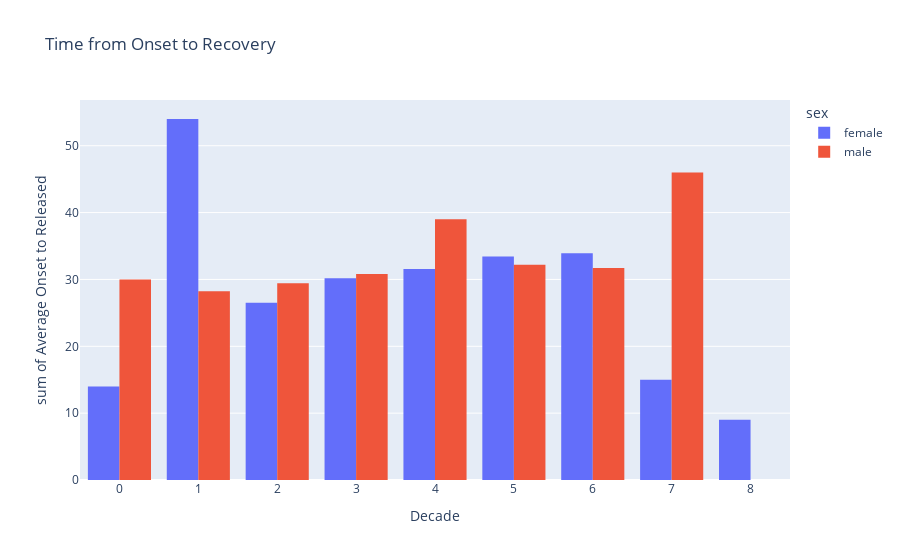

Notebook cell for this chart:
### Code cell
fig = px.histogram(case_len_df, 
                   x='decade', 
                   y='average_onset_to_released', 
                   color='sex',
                   barmode='group',  # Use 'group' for grouped bars
                   labels={'average_onset_to_released': 'Average Onset to Released', 'decade': 'Decade'},
                   title='Time from Onset to Recovery',
                   nbins=10  # Number of bins for the histogram
                   )

fig.show()

### Figure 1 — Plotly figure (JSON) as saved in the notebook; plotly's stock layout.template omitted (floating-point values rounded to 4 significant figures)
{"data": [{"alignmentgroup": "True", "bingroup": "x", "histfunc": "sum", "hovertemplate": "sex=female<br>Decade=%{x}<br>sum of Average Onset to Released=%{y}<extra></extra>", "legendgroup": "female", "marker": {"color": "#636efa", "pattern": {"shape": ""}}, "name": "female", "nbinsx": 10, "offsetgroup": "female", "orientation": "v", "showlegend": true, "type": "histogram", "x": [0, 1, 2, 3, 4, 5, 6, 7, 8], "xaxis": "x", "y": [14, 54, 26.5, 30.19, 31.58, 33.43, 33.92, 15, 9], "yaxis": "y"}, {"alignmentgroup": "True", "bingroup": "x", "histfunc": "sum", "hovertemplate": "sex=male<br>Decade=%{x}<br>sum of Average Onset to Released=%{y}<extra></extra>", "legendgroup": "male", "marker": {"color": "#EF553B", "pattern": {"shape": ""}}, "name": "male", "nbinsx": 10, "offsetgroup": "male", "orientation": "v", "showlegend": true, "type": "histogram", "x": [0, 1, 2, 3, 4, 5, 6, 7], "xaxis": "x", "y": [30, 28.25, 29.42, 30.82, 39, 32.2, 31.71, 46], "yaxis": "y"}], "layout": {"barmode": "group", "legend": {"title": {"text": "sex"}, "tracegroupgap": 0}, "title": {"text": "Time from Onset to Recovery"}, "xaxis": {"anchor": "y", "domain": [0, 1], "title": {"text": "Decade"}}, "yaxis": {"anchor": "x", "domain": [0, 1], "title": {"text": "sum of Average Onset to Released"}}}}
